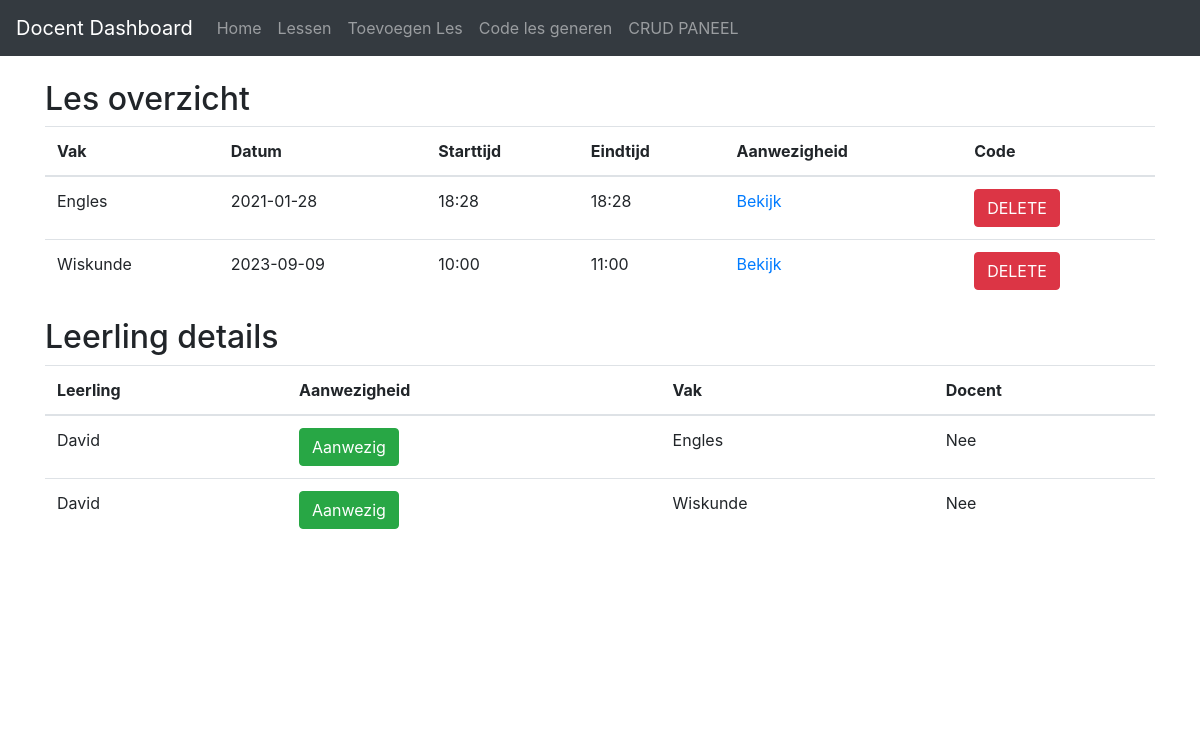
The app's page /docent_dashboard with its own data.
### tables this page shows
CREATE TABLE lessen
             (les_id INTEGER PRIMARY KEY AUTOINCREMENT,
              vak TEXT NOT NULL,
              datum TEXT NOT NULL,
              starttijd TEXT NOT NULL,
              eindtijd TEXT NOT NULL,
              docent_id INTEGER NOT NULL,
              code INTEGER,
              FOREIGN KEY (docent_id) REFERENCES docenten(docent_id));

CREATE TABLE aanwezigheid
             (aanwezigheid_id INTEGER PRIMARY KEY AUTOINCREMENT,
              leerling_id INTEGER NOT NULL,
              les_id INTEGER NOT NULL,
              aanwezig INTEGER NOT NULL,
              reden TEXT,
              FOREIGN KEY (leerling_id) REFERENCES leerlingen(leerling_id),
              FOREIGN KEY (les_id) REFERENCES lessen(les_id));

CREATE TABLE leerlingen
             (leerling_id INTEGER PRIMARY KEY AUTOINCREMENT,
              naam TEXT NOT NULL,
              gebruikersnaam TEXT NOT NULL,
              wachtwoord TEXT NOT NULL,
              rooster TEXT NOT NULL);

CREATE TABLE docenten
             (docent_id INTEGER PRIMARY KEY AUTOINCREMENT,
              naam TEXT NOT NULL,
              gebruikersnaam TEXT NOT NULL,
              wachtwoord TEXT NOT NULL);

### app.py (the view)
@app.route('/docent_dashboard', methods=['GET', 'POST'])
def docent_dashboard():
    conn = sqlite3.connect('aanwezigheidssysteem.db')
    c = conn.cursor()
    lessen = docent_model.get_alle_lessen()
    rows = docent_model.get_leerling_details()
    docent_dict = {}
    c.execute("SELECT docent_id, naam FROM docenten")
    for docent in c.fetchall():
        docent_dict[docent[0]] = docent[1]
    conn.close()
    les_dict = {}
    for les in lessen:
        les_dict[les[0]] = {'vak': les[1], 'datum': les[2], 'starttijd': les[3], 'eindtijd': les[4], 'docent_id': les[5], 'code': les[6]}
    return render_template('docent_dashboard.html', les_dict=les_dict, rows=rows, docent_dict=docent_dict, lessen=lessen)

### models/docentmodel.py (called while the page is built)
    def get_alle_lessen(self):
          conn = sqlite3.connect('aanwezigheidssysteem.db')
          c = conn.cursor()
          c.execute("SELECT * FROM lessen")
          lessen = c.fetchall()
          return lessen

    def get_leerling_details(self):
         conn = sqlite3.connect('aanwezigheidssysteem.db')
         c = conn.cursor()
         c.execute("SELECT leerlingen.naam, aanwezigheid.aanwezig, lessen.vak, docenten.naam FROM aanwezigheid INNER JOIN lessen ON aanwezigheid.les_id = lessen.les_id INNER JOIN leerlingen ON aanwezigheid.leerling_id = leerlingen.leerling_id INNER JOIN docenten ON lessen.docent_id = docenten.docent_id")
         rows = c.fetchall()
         conn.close()
         return rows

### templates/docent_dashboard.html (shortened to what this page needs)
<!DOCTYPE html>
<html>
  <head>
    <link rel="stylesheet" href="https://stackpath.bootstrapcdn.com/bootstrap/4.1.3/css/bootstrap.min.css">
  </head>
  <body>
    <nav class="navbar navbar-expand-lg navbar-dark bg-dark">
      <a class="navbar-brand" href="#">Docent Dashboard</a>
      <div class="collapse navbar-collapse" id="navbarNav">
        <ul class="navbar-nav">
          <li class="nav-item">
            <a class="nav-link" href="/docent_dashboard">Home</a>
          </li>
          <li class="nav-item">
            <a class="nav-link" href="/docent/lessen">Lessen</a>
          </li>
          <li class="nav-item">
            <a class="nav-link" href="/docent/lessen/toevoegen">Toevoegen Les</a>
          </li>
          <li class="nav-item">
            <a class="nav-link" href="/docent/lessen/code">Code les generen</a>
          </li>
          <li class="nav-item">
            <a class="nav-link" href="/admin">CRUD PANEEL</a>
          </li>
        </ul>
      </div>
    </nav>
    <br>
    <div class="container">
      <h2>Les overzicht</h2>
      <table class="table">
        <thead>
          <tr>
            <th>Vak</th>
            <th>Datum</th>
            <th>Starttijd</th>
            <th>Eindtijd</th>
            <th>Aanwezigheid</th>
            <th>Code</th>
          </tr>
        </thead>
        <tbody>
          {% for les in lessen %}
            <tr>
              <td>{{ les[1] }}</td>
              <td>{{ les[2] }}</td>
              <td>{{ les[3] }}</td>
              <td>{{ les[4] }}</td>
              <td><a href="/les/{{ les[0] }}">Bekijk</a></td>
              <td>
                <form id="delete-form-{{ les[0] }}" action="/delete_code/{{ les[0] }}" method="POST">
                  <button class="btn btn-danger" onclick="confirmDelete('{{ les[0] }}')">DELETE</button>
                </form>
              </td>
            </tr>
          {% endfor %}
        </tbody>
      </table>
    </div>
    <div class="container">
      <h2>Leerling details</h2>
      <table class="table">
        <thead>
          <tr>
            <th>Leerling</th>
            <th>Aanwezigheid</th>
            <th>Vak</th>
            <th>Docent</th>
          </tr>
        </thead>
          <tbody>
            {% for row in rows %}
              <tr>
                <td>{{ row[0] }}</td>
                <td>
                  {% if row[1] == 1 %}
                    <button class="btn btn-success">Aanwezig</button>
                  {% else %}
                    <button class="btn btn-danger">Afwezig</button>
                  {% endif %}
                </td>
                <td>{{ row[2] }}</td>
                <td>{{ row[3] }}</td>
              </tr>
            {% endfor %}
          </tbody>
      </table>
    </div>
    <font color="white"><h1>.</h1></font>
    <font color="white"><h1>.</h1></font>
    <font color="white"><h1>.</h1></font>
  </body>
</html>

### records on screen
lessen: vak "Engles", datum "2021-01-28", starttijd "18:28", eindtijd "18:28"
lessen: vak "Wiskunde", datum "2023-09-09", starttijd "10:00", eindtijd "11:00"
aanwezigheid: naam "David", aanwezig "Aanwezig", vak "Engles", naam "Nee"
aanwezigheid: naam "David", aanwezig "Aanwezig", vak "Wiskunde", naam "Nee"
